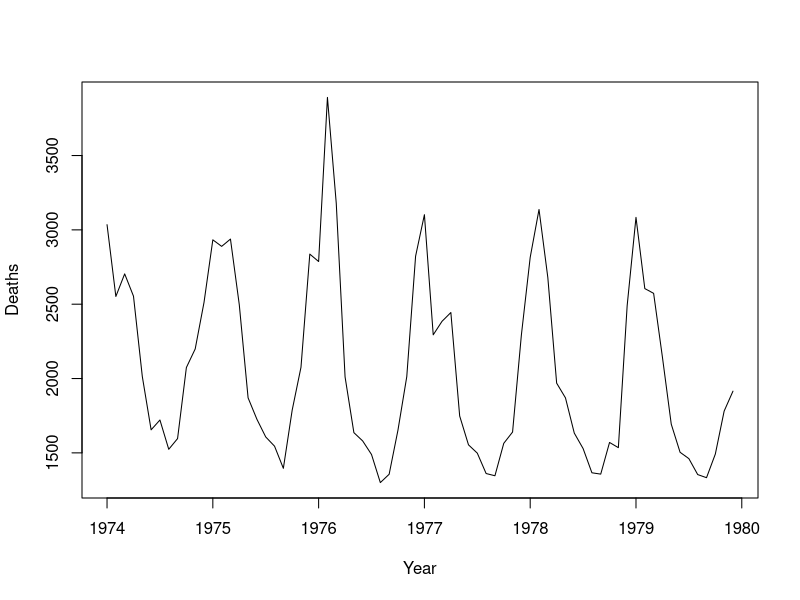

Write R code to recreate this figure.
## ---- chunk 1
knitr::opts_chunk$set(echo = TRUE)
## ---- chunk 2
data <- rep(0, 120)
entry <- 100
count <- 121
runner <- 0

while (count >= 0) {
  if (runner %% 2 == 0) {
    entry <- entry * 1.02
    data[runner] <- entry
    runner <- runner + 1
    count <- count - 1
  } else {
    entry <- entry - (entry * 0.01)
    data[runner] <- entry
    runner <- runner + 1
    count <- count - 1
  }
}

nineties <- ts(data = data, start = 1990, end = 2000, frequency = 12)
nineties
## ---- chunk 3
plot(ldeaths, xlab = "Year", ylab = "Deaths")
mymts <- ts(ts.union(fdeaths, mdeaths), start = 1974, end = c(1979, 12), frequency = 12)
class(mymts)
mymts
